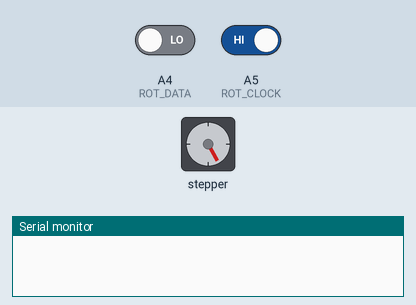
Simulated run of this sketch. Board: Arduino Uno, built with avr-gcc and run on an emulated ATmega328P. Shown: stepper motor, the last lines printed to the serial monitor. Wiring (inferred from the names in the program): stepper motor driver (200 steps per turn assumed): step pin 9; direction pin 10. The test bench sets the inputs (shaded band); at power-on: A5 (ROT_CLOCK) HIGH, A4 (ROT_DATA) LOW.

Above: at 1.2 s.
1.3 s: A5 (ROT_CLOCK) driven LOW
At 1.67 s:
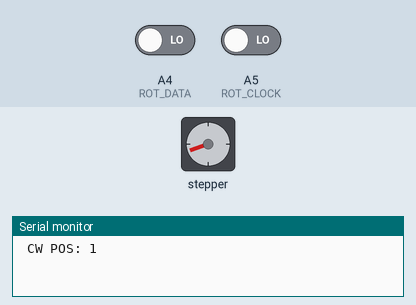
4.3 s: A5 (ROT_CLOCK) driven HIGH
At 4.71 s:
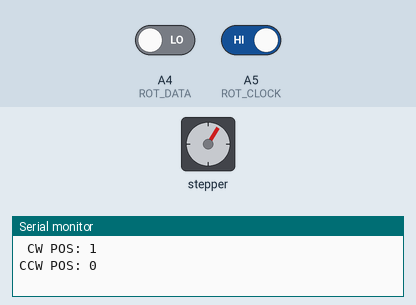
Timing chart, 0 to 16.3 s (numbered marks = the images above; inputs shaded):
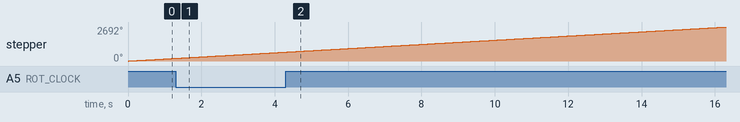

The sketch:

arduino-encoder-stepper.ino
```cpp
#define ROT_CLOCK A5    // Encoder Clock Pin
#define ROT_DATA  A4    // Encoder Data Pin
#define PUL_PIN 9       // Stepper Pulse Pin (sometimes called a step pin)
#define DIR_PIN 10      // Stepper Direction Pin

// Encoder Variables
int counter = 0;
int current_clock;
int last_clock;
String direction = "";

// Stepper Variables
int stepCount = 200;
int pulse = LOW;
unsigned int stepTimeCurrent;
unsigned int stepTimeLast;
int stepDelay = 5000;

void setup() {
    pinMode(ROT_CLOCK, INPUT);
    pinMode(ROT_DATA, INPUT);
    pinMode(PUL_PIN, OUTPUT);
    pinMode(DIR_PIN, OUTPUT);

    digitalWrite(DIR_PIN, HIGH);

    Serial.begin (9600);
    last_clock = digitalRead(ROT_CLOCK);
    stepTimeLast = micros();
}

void loop() {

    // Check if encoder position changed
    current_clock = digitalRead(ROT_CLOCK);
    if (current_clock != last_clock){

        if (digitalRead(ROT_DATA) != current_clock) {
            counter--;
            direction = "CCW";
        }
        else {
            counter++;
            direction = " CW";
        }
        Serial.print(direction);
        Serial.print(" POS: ");
        Serial.println(counter);
    }
    last_clock = current_clock;


    // Pulse stepper pin with delay
    stepTimeCurrent = micros();
    if(stepTimeCurrent - stepTimeLast > stepDelay){
        pulse = pulse == LOW ? HIGH : LOW;
        digitalWrite(PUL_PIN, pulse);
        stepTimeLast = stepTimeCurrent;
    }
}
```
